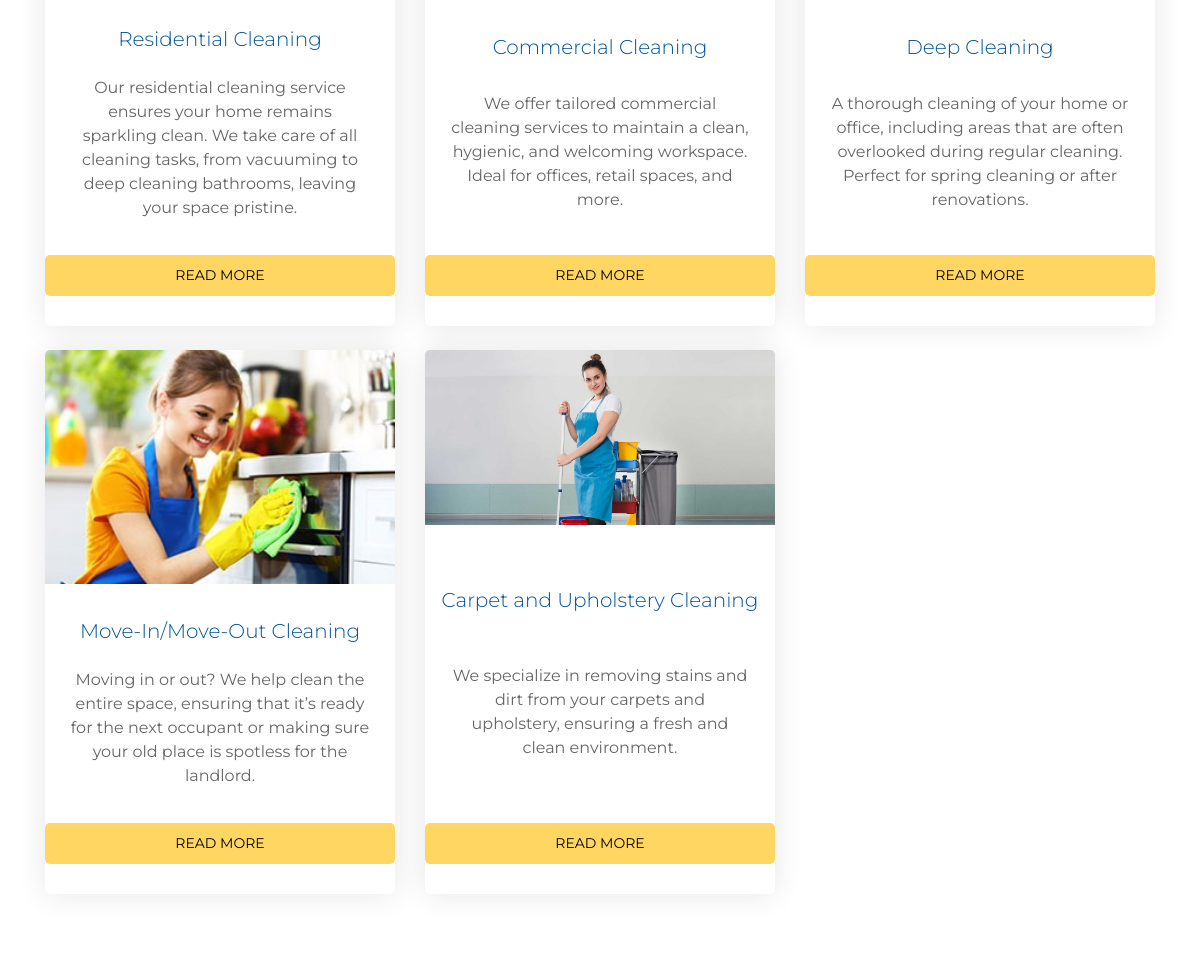
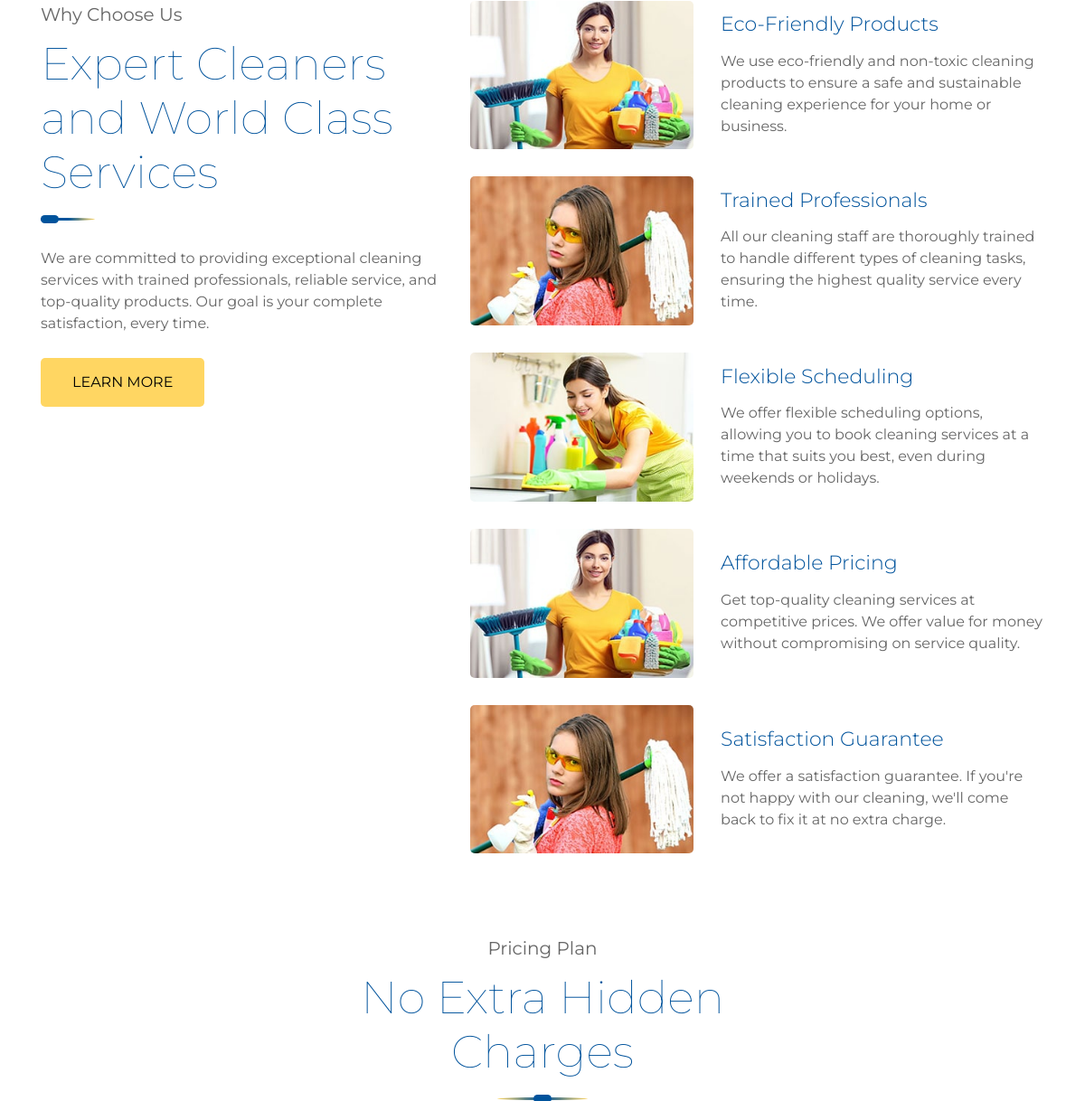
The page /services/ (middle part) on the database as committed earlier (2 pictures, top to bottom).
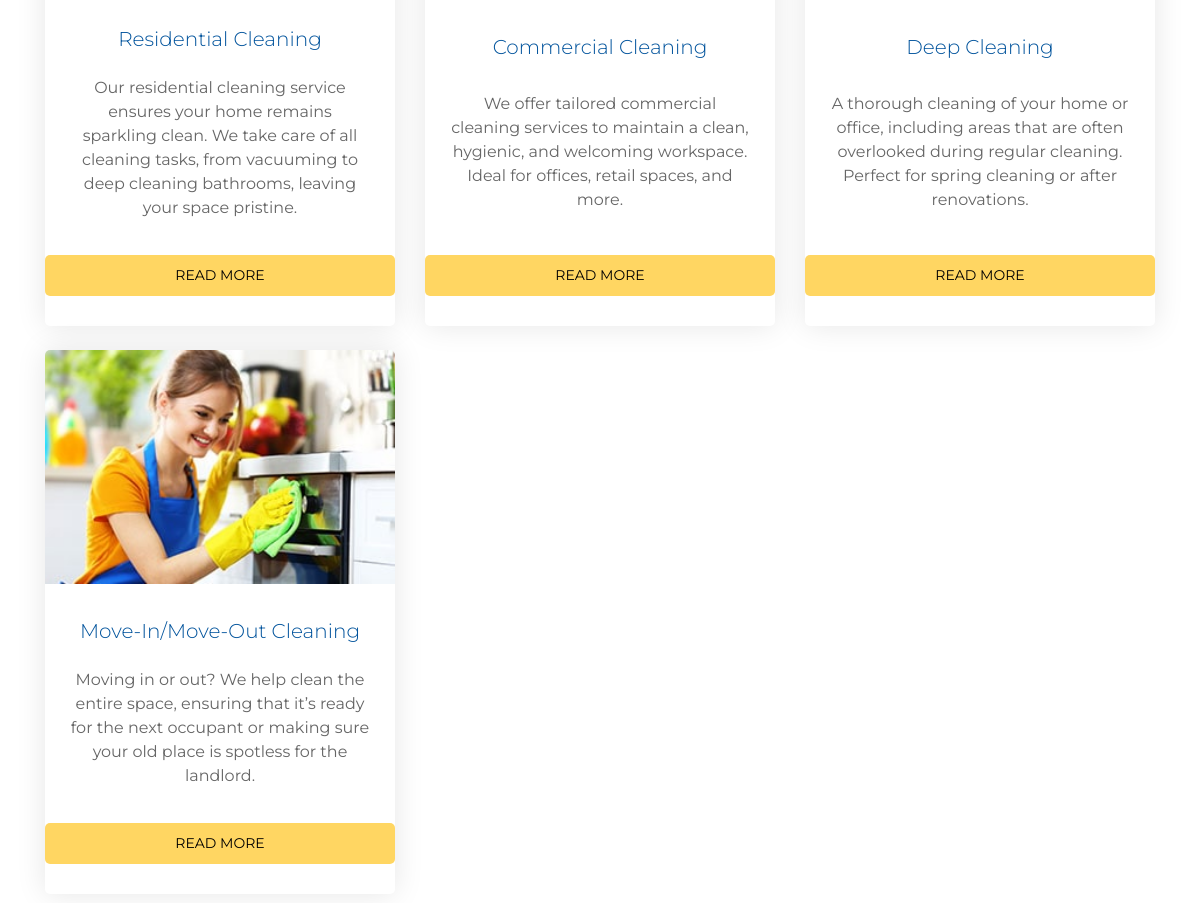
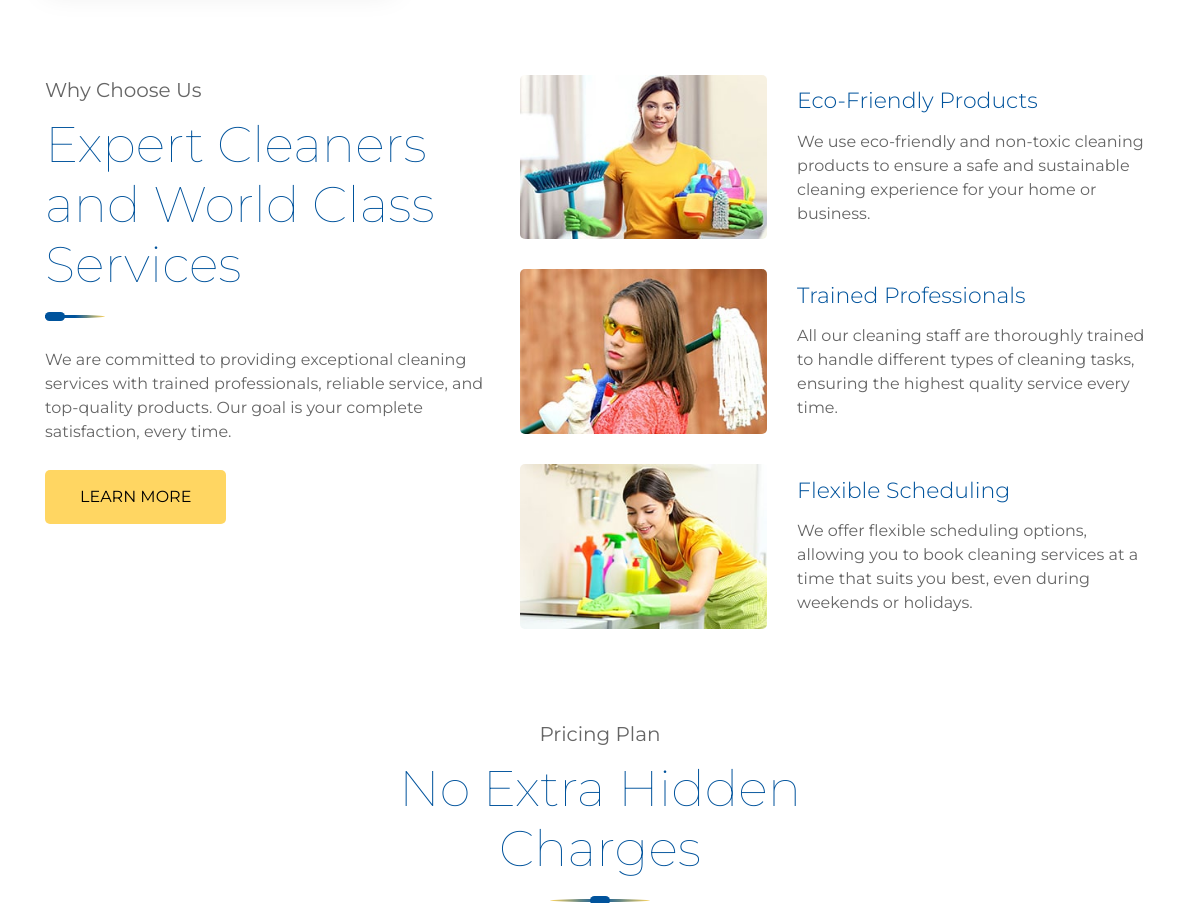
The same page on the database as committed later (2 pictures, top to bottom).
### core/models.py (models this page shows, shortened)
class Service(models.Model):
    title = models.CharField(max_length=100)
    slug = models.SlugField(blank=True)
    description = models.TextField()
    image = models.ImageField(upload_to='services/')

class Feature(models.Model):
    title = models.CharField(max_length=100)
    description = models.TextField()
    image = models.ImageField(upload_to='features/')

### core/views.py (the view)
# urls.py: path('services/', views.services, name='services'),
def services(request):
    services = Service.objects.all()
    features = Feature.objects.all()
    pricing_plans = PricingPlan.objects.all()
    return render(request, 'core/service.html', {
        'services': services,
        'features': features,
        'pricing_plans': pricing_plans
    })

### core/models.py (called while the page is built)
    def feature_list(self):
        return self.features.strip().split('\n')

### core/templates/core/service.html (shortened to what this page needs)
{% extends "base.html" %}
{% load static %}
{% block content %}
<div class="service">
    <div class="container">
        <div class="row">
            {% for service in services %}
            <div class="col-lg-4 col-md-6 mb-4">
                <div class="service-item w-100 h-100 d-flex flex-column justify-content-between">
                    <img src="{{ service.image.url }}" alt="Service">
                    <h3>{{ service.title }}</h3>
                    <p>{{ service.description }}</p>
                    <a class="btn btn-primary" href="{% url 'services_detail' service.slug %}">Read More</a>
                </div>
</div>
            {% endfor %}
        </div>
    </div>
</div>
<div class="feature">
    <div class="container">
        <div class="row">
            <div class="col-md-5">
                <div class="section-header left">
                    <p>Why Choose Us</p>
                    <h2>Expert Cleaners and World Class Services</h2>
                </div>
                <p>
                    We are committed to providing exceptional cleaning services with trained professionals, reliable service, and top-quality products. Our goal is your complete satisfaction, every time.
                </p>
                <a class="btn" href="#">Learn More</a>
            </div>
            <div class="col-md-7">
                {% for feature in features %}
                <div class="row align-items-center feature-item">
                    <div class="col-5">
                        <img src="{{ feature.image.url }}" alt="{{ feature.title }}">
                    </div>
                    <div class="col-7">
                        <h3>{{ feature.title }}</h3>
                        <p>{{ feature.description }}</p>
                    </div>
                </div>
                {% endfor %}
            </div>
        </div>
    </div>
</div>
<div class="price">
    <div class="container">
        <div class="section-header">
            <p>Pricing Plan</p>
            <h2>No Extra Hidden Charges</h2>
        </div>
    </div>
</div>
{% endblock %}

### core/templates/base.html (shortened to what this page needs)
{% load static %}
<!DOCTYPE html>
<html lang="en">
<head>
    <link href="https://cdn.jsdelivr.net/npm/bootstrap@5.3.2/dist/css/bootstrap.min.css" rel="stylesheet">
    <link href="https://cdn.jsdelivr.net/npm/bootstrap-icons@1.10.5/font/bootstrap-icons.css" rel="stylesheet">
    <link href="https://stackpath.bootstrapcdn.com/bootstrap/4.4.1/css/bootstrap.min.css" rel="stylesheet">
    <link href="https://cdnjs.cloudflare.com/ajax/libs/font-awesome/5.10.0/css/all.min.css" rel="stylesheet">
    <link href="{% static 'lib/owlcarousel/assets/owl.carousel.min.css' %}" rel="stylesheet">
    <link href="{% static 'lib/lightbox/css/lightbox.min.css' %}" rel="stylesheet">
    <link href="{% static 'css/style.css' %}" rel="stylesheet">
</head>
<body>
        {% block content %}
        {% endblock %}
</body>
</html>

### core/static/css/style.css (style rules this page uses)
body { color: #666666; background: #ffffff; font-family: 'Montserrat', sans-serif; font-weight: 400; }
h1, h2, h3, h4, h5, h6 { font-weight: 100; }
a { color: #454545; transition: .3s; }
.section-header { position: relative; width: 100%; max-width: 550px; text-align: center; margin: 0 auto; margin-bottom: 60px; padding-bottom: 15px; }
.section-header::before { position: absolute; content: ""; width: 100px; height: 3px; left: calc(50% - 50px); bottom: 0; background: linear-gradient(to left, #FFD662, #00539C, #FFD662); border-radius: 100%; }
.section-header::after { position: absolute; content: ""; width: 20px; height: 9px; left: calc(50% - 10px); bottom: -3px; background: #00539C; border-radius: 5px; }
.section-header p { margin-bottom: 10px; font-size: 20px; }
.section-header h2 { color: #00539C; font-size: 50px; font-weight: 100; }
.section-header.left { text-align: left; }
.section-header.left::before { width: 60px; left: 0; background: linear-gradient(to left, #FFD662, #00539C, #00539C); border-radius: 0 100% 100% 0; }
.section-header.left::after { left: 0; border-radius: 5px; }
.service { position: relative; width: 100%; padding: 45px 0 15px 0; }
.service .service-item { position: relative; width: 100%; text-align: center; background: #ffffff; border-radius: 5px; margin-bottom: 30px; box-shadow: 0 0 30px rgba(0, 0, 0, .1); }
.service .service-item img { width: 100%; border-radius: 5px 5px 0 0; }
.service .service-item h3 { margin: 0; padding: 25px 15px 15px 15px; font-size: 20px; font-weight: 300; color: #00539C; }
.service .service-item p { margin: 0; padding: 0 25px 25px 25px; font-size: 16px; }
.service .service-item a.btn { position: relative; margin-bottom: 30px; padding: 10px 20px; font-size: 14px; text-transform: uppercase; color: #000000; border: none; border-radius: 5px; background: #FFD662; transition: .3s; }
.feature { position: relative; width: 100%; padding: 45px 0 15px 0; }
.feature .section-header { margin-bottom: 30px; }
.feature a.btn { margin-top: 10px; padding: 15px 35px; font-size: 16px; text-transform: uppercase; color: #000000; border: none; border-radius: 5px; background: #FFD662; transition: .3s; }
.feature .feature-item { margin-bottom: 30px; }
.feature .feature-item img { width: 100%; border-radius: 5px; }
.feature .feature-item h3 { margin-bottom: 15px; font-size: 22px; font-weight: 300; color: #00539C; }
.feature .feature-item p { margin: 0; font-size: 16px; }
.price { position: relative; padding: 45px 0 15px 0; }

Rows that differ between the two databases and show on the page:
removed Service: image (picture), title "Carpet and Upholstery Cleaning", description "We specialize in removing stains and dirt from your carpets and upholstery, ensuring a fresh and clean environment."
removed Feature: image (picture), title "Affordable Pricing", description "Get top-quality cleaning services at competitive prices. We offer value for money without compromising on service quality."
removed Feature: image (picture), title "Satisfaction Guarantee", description "We offer a satisfaction guarantee. If you're not happy with our cleaning, we'll come back to fix it at no extra charge."
